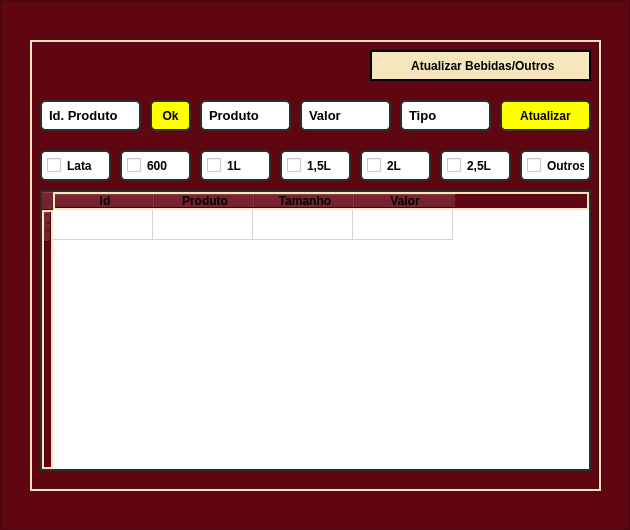
<?xml version="1.0" encoding="UTF-8"?>
<ui version="4.0">
 <class>Dialog</class>
 <widget class="QDialog" name="Dialog">
  <property name="geometry">
   <rect>
    <x>0</x>
    <y>0</y>
    <width>630</width>
    <height>530</height>
   </rect>
  </property>
  <property name="minimumSize">
   <size>
    <width>630</width>
    <height>530</height>
   </size>
  </property>
  <property name="maximumSize">
   <size>
    <width>630</width>
    <height>530</height>
   </size>
  </property>
  <property name="windowTitle">
   <string>Tela de Atualização</string>
  </property>
  <layout class="QHBoxLayout" name="horizontalLayout">
   <property name="spacing">
    <number>0</number>
   </property>
   <property name="leftMargin">
    <number>0</number>
   </property>
   <property name="topMargin">
    <number>0</number>
   </property>
   <property name="rightMargin">
    <number>0</number>
   </property>
   <property name="bottomMargin">
    <number>0</number>
   </property>
   <item>
    <widget class="QFrame" name="frame">
     <property name="styleSheet">
      <string notr="true">background-color: rgb(96, 6, 17);</string>
     </property>
     <property name="frameShape">
      <enum>QFrame::StyledPanel</enum>
     </property>
     <property name="frameShadow">
      <enum>QFrame::Raised</enum>
     </property>
     <widget class="QFrame" name="frame_2">
      <property name="geometry">
       <rect>
        <x>30</x>
        <y>40</y>
        <width>571</width>
        <height>451</height>
       </rect>
      </property>
      <property name="styleSheet">
       <string notr="true">border: 2px solid rgb(245, 230, 189);</string>
      </property>
      <property name="frameShape">
       <enum>QFrame::StyledPanel</enum>
      </property>
      <property name="frameShadow">
       <enum>QFrame::Raised</enum>
      </property>
      <widget class="QCheckBox" name="lata_atualizar">
       <property name="geometry">
        <rect>
         <x>10</x>
         <y>110</y>
         <width>71</width>
         <height>31</height>
        </rect>
       </property>
       <property name="font">
        <font>
         <weight>75</weight>
         <bold>true</bold>
        </font>
       </property>
       <property name="styleSheet">
        <string notr="true">QCheckBox{
	border: 2px solid rgb(45, 45, 45);
 	border-radius: 5px;
    padding: 5px;
     color: rgb(0,0,0);
	background-color: rgb(255, 255, 255);
}
QCheckBox:hover{
	border: 2px solid rgb(55, 55, 55);
    color: rgb(0,0,0);
}
QCheckBox:focus{
	border: 2px solid rgb(255, 207, 0);
     color: rgb(0, 0, 0);
}</string>
       </property>
       <property name="text">
        <string>Lata</string>
       </property>
      </widget>
      <widget class="QCheckBox" name="s600_atualizar">
       <property name="geometry">
        <rect>
         <x>90</x>
         <y>110</y>
         <width>71</width>
         <height>31</height>
        </rect>
       </property>
       <property name="font">
        <font>
         <weight>75</weight>
         <bold>true</bold>
        </font>
       </property>
       <property name="styleSheet">
        <string notr="true">QCheckBox{
	border: 2px solid rgb(45, 45, 45);
 	border-radius: 5px;
    padding: 5px;
     color: rgb(0,0,0);
	background-color: rgb(255, 255, 255);
}
QCheckBox:hover{
	border: 2px solid rgb(55, 55, 55);
    color: rgb(0,0,0);
}
QCheckBox:focus{
	border: 2px solid rgb(255, 207, 0);
     color: rgb(0, 0, 0);
}</string>
       </property>
       <property name="text">
        <string>600</string>
       </property>
      </widget>
      <widget class="QCheckBox" name="umLitro_atualizar">
       <property name="geometry">
        <rect>
         <x>170</x>
         <y>110</y>
         <width>71</width>
         <height>31</height>
        </rect>
       </property>
       <property name="font">
        <font>
         <weight>75</weight>
         <bold>true</bold>
        </font>
       </property>
       <property name="styleSheet">
        <string notr="true">QCheckBox{
	border: 2px solid rgb(45, 45, 45);
 	border-radius: 5px;
    padding: 5px;
     color: rgb(0,0,0);
	background-color: rgb(255, 255, 255);
}
QCheckBox:hover{
	border: 2px solid rgb(55, 55, 55);
    color: rgb(0,0,0);
}
QCheckBox:focus{
	border: 2px solid rgb(255, 207, 0);
     color: rgb(0, 0, 0);
}</string>
       </property>
       <property name="text">
        <string>1L</string>
       </property>
      </widget>
      <widget class="QCheckBox" name="umLmeio_atualizar">
       <property name="geometry">
        <rect>
         <x>250</x>
         <y>110</y>
         <width>71</width>
         <height>31</height>
        </rect>
       </property>
       <property name="font">
        <font>
         <weight>75</weight>
         <bold>true</bold>
        </font>
       </property>
       <property name="styleSheet">
        <string notr="true">QCheckBox{
	border: 2px solid rgb(45, 45, 45);
 	border-radius: 5px;
    padding: 5px;
     color: rgb(0,0,0);
	background-color: rgb(255, 255, 255);
}
QCheckBox:hover{
	border: 2px solid rgb(55, 55, 55);
    color: rgb(0,0,0);
}
QCheckBox:focus{
	border: 2px solid rgb(255, 207, 0);
     color: rgb(0, 0, 0);
}</string>
       </property>
       <property name="text">
        <string>1,5L</string>
       </property>
      </widget>
      <widget class="QCheckBox" name="doisLmeio_atualizar">
       <property name="geometry">
        <rect>
         <x>410</x>
         <y>110</y>
         <width>71</width>
         <height>31</height>
        </rect>
       </property>
       <property name="font">
        <font>
         <weight>75</weight>
         <bold>true</bold>
        </font>
       </property>
       <property name="styleSheet">
        <string notr="true">QCheckBox{
	border: 2px solid rgb(45, 45, 45);
 	border-radius: 5px;
    padding: 5px;
     color: rgb(0,0,0);
	background-color: rgb(255, 255, 255);
}
QCheckBox:hover{
	border: 2px solid rgb(55, 55, 55);
    color: rgb(0,0,0);
}
QCheckBox:focus{
	border: 2px solid rgb(255, 207, 0);
     color: rgb(0, 0, 0);
}</string>
       </property>
       <property name="text">
        <string>2,5L</string>
       </property>
      </widget>
      <widget class="QCheckBox" name="doisLitros_atualizar">
       <property name="geometry">
        <rect>
         <x>330</x>
         <y>110</y>
         <width>71</width>
         <height>31</height>
        </rect>
       </property>
       <property name="font">
        <font>
         <weight>75</weight>
         <bold>true</bold>
        </font>
       </property>
       <property name="styleSheet">
        <string notr="true">QCheckBox{
	border: 2px solid rgb(45, 45, 45);
 	border-radius: 5px;
    padding: 5px;
     color: rgb(0,0,0);
	background-color: rgb(255, 255, 255);
}
QCheckBox:hover{
	border: 2px solid rgb(55, 55, 55);
    color: rgb(0,0,0);
}
QCheckBox:focus{
	border: 2px solid rgb(255, 207, 0);
     color: rgb(0, 0, 0);
}</string>
       </property>
       <property name="text">
        <string>2L</string>
       </property>
      </widget>
      <widget class="QLineEdit" name="id_atualizar_bebidas">
       <property name="geometry">
        <rect>
         <x>10</x>
         <y>60</y>
         <width>101</width>
         <height>31</height>
        </rect>
       </property>
       <property name="font">
        <font>
         <pointsize>10</pointsize>
         <weight>75</weight>
         <bold>true</bold>
         <kerning>true</kerning>
        </font>
       </property>
       <property name="styleSheet">
        <string notr="true">QLineEdit{
	border: 2px solid rgb(45, 45, 45);
 	border-radius: 5px;
    padding: 5px;
     color: rgb(255,275,275);
	background-color: rgb(255, 255, 255);
}
QLineEdit:hover{
	border: 2px solid rgb(55, 55, 55);
    color: rgb(0,0,0);
}
QLineEdit:focus{
	border: 2px solid rgb(255, 207, 0);
     color: rgb(0, 0, 0);
}</string>
       </property>
       <property name="text">
        <string/>
       </property>
       <property name="placeholderText">
        <string>Id. Produto</string>
       </property>
      </widget>
      <widget class="QFrame" name="frame_8">
       <property name="geometry">
        <rect>
         <x>340</x>
         <y>10</y>
         <width>221</width>
         <height>31</height>
        </rect>
       </property>
       <property name="styleSheet">
        <string notr="true">background-color: rgb(245, 230, 189);
border: 2px solid rgb(255, 275, 275);
border-radius: 0px;</string>
       </property>
       <property name="frameShape">
        <enum>QFrame::StyledPanel</enum>
       </property>
       <property name="frameShadow">
        <enum>QFrame::Raised</enum>
       </property>
       <widget class="QLabel" name="label_12">
        <property name="geometry">
         <rect>
          <x>30</x>
          <y>6</y>
          <width>171</width>
          <height>20</height>
         </rect>
        </property>
        <property name="font">
         <font>
          <weight>75</weight>
          <bold>true</bold>
         </font>
        </property>
        <property name="styleSheet">
         <string notr="true">QLabel{
border: 2px solid rgb(245, 230, 189);

}</string>
        </property>
        <property name="text">
         <string>  Atualizar Bebidas/Outros</string>
        </property>
       </widget>
      </widget>
      <widget class="QPushButton" name="ok_atualizar">
       <property name="geometry">
        <rect>
         <x>120</x>
         <y>60</y>
         <width>41</width>
         <height>31</height>
        </rect>
       </property>
       <property name="font">
        <font>
         <weight>75</weight>
         <bold>true</bold>
        </font>
       </property>
       <property name="styleSheet">
        <string notr="true">QPushButton{
	border: 2px solid rgb(45, 45, 45);
 	border-radius: 5px;
    padding: 5px;
     color: rgb(255,275,275);
	background-color: rgb(255, 255, 0);
}
QPushButton:hover{
	border: 2px solid rgb(55, 55, 55);
    color: rgb(0,0,0);
}
QPushButton:focus{
	border: 2px solid rgb(255, 207, 0);
     color: rgb(0, 0, 0);
}</string>
       </property>
       <property name="text">
        <string>Ok</string>
       </property>
      </widget>
      <widget class="QCheckBox" name="outros_atualizar">
       <property name="geometry">
        <rect>
         <x>490</x>
         <y>110</y>
         <width>71</width>
         <height>31</height>
        </rect>
       </property>
       <property name="font">
        <font>
         <weight>75</weight>
         <bold>true</bold>
        </font>
       </property>
       <property name="styleSheet">
        <string notr="true">QCheckBox{
	border: 2px solid rgb(45, 45, 45);
 	border-radius: 5px;
    padding: 5px;
     color: rgb(0,0,0);
	background-color: rgb(255, 255, 255);
}
QCheckBox:hover{
	border: 2px solid rgb(55, 55, 55);
    color: rgb(0,0,0);
}
QCheckBox:focus{
	border: 2px solid rgb(255, 207, 0);
     color: rgb(0, 0, 0);
}</string>
       </property>
       <property name="text">
        <string>Outros</string>
       </property>
      </widget>
      <widget class="QLineEdit" name="produto_atualizar">
       <property name="geometry">
        <rect>
         <x>170</x>
         <y>60</y>
         <width>91</width>
         <height>31</height>
        </rect>
       </property>
       <property name="font">
        <font>
         <pointsize>10</pointsize>
         <weight>75</weight>
         <bold>true</bold>
         <kerning>true</kerning>
        </font>
       </property>
       <property name="styleSheet">
        <string notr="true">QLineEdit{
	border: 2px solid rgb(45, 45, 45);
 	border-radius: 5px;
    padding: 5px;
     color: rgb(255,275,275);
	background-color: rgb(255, 255, 255);
}
QLineEdit:hover{
	border: 2px solid rgb(55, 55, 55);
    color: rgb(0,0,0);
}
QLineEdit:focus{
	border: 2px solid rgb(255, 207, 0);
     color: rgb(0, 0, 0);
}</string>
       </property>
       <property name="text">
        <string/>
       </property>
       <property name="placeholderText">
        <string>Produto</string>
       </property>
      </widget>
      <widget class="QLineEdit" name="valor_atualizar">
       <property name="geometry">
        <rect>
         <x>270</x>
         <y>60</y>
         <width>91</width>
         <height>31</height>
        </rect>
       </property>
       <property name="font">
        <font>
         <pointsize>10</pointsize>
         <weight>75</weight>
         <bold>true</bold>
         <kerning>true</kerning>
        </font>
       </property>
       <property name="styleSheet">
        <string notr="true">QLineEdit{
	border: 2px solid rgb(45, 45, 45);
 	border-radius: 5px;
    padding: 5px;
     color: rgb(255,275,275);
	background-color: rgb(255, 255, 255);
}
QLineEdit:hover{
	border: 2px solid rgb(55, 55, 55);
    color: rgb(0,0,0);
}
QLineEdit:focus{
	border: 2px solid rgb(255, 207, 0);
     color: rgb(0, 0, 0);
}</string>
       </property>
       <property name="text">
        <string/>
       </property>
       <property name="placeholderText">
        <string>Valor</string>
       </property>
      </widget>
      <widget class="QPushButton" name="atualizar_bebidas">
       <property name="geometry">
        <rect>
         <x>470</x>
         <y>60</y>
         <width>91</width>
         <height>31</height>
        </rect>
       </property>
       <property name="font">
        <font>
         <weight>75</weight>
         <bold>true</bold>
        </font>
       </property>
       <property name="styleSheet">
        <string notr="true">QPushButton{
	border: 2px solid rgb(45, 45, 45);
 	border-radius: 5px;
    padding: 5px;
     color: rgb(255,275,275);
	background-color: rgb(255, 255, 0);
}
QPushButton:hover{
	border: 2px solid rgb(55, 55, 55);
    color: rgb(0,0,0);
}
QPushButton:focus{
	border: 2px solid rgb(255, 207, 0);
     color: rgb(0, 0, 0);
}</string>
       </property>
       <property name="text">
        <string>Atualizar</string>
       </property>
      </widget>
      <widget class="QLineEdit" name="tipo_atualizar">
       <property name="geometry">
        <rect>
         <x>370</x>
         <y>60</y>
         <width>91</width>
         <height>31</height>
        </rect>
       </property>
       <property name="font">
        <font>
         <pointsize>10</pointsize>
         <weight>75</weight>
         <bold>true</bold>
         <kerning>true</kerning>
        </font>
       </property>
       <property name="styleSheet">
        <string notr="true">QLineEdit{
	border: 2px solid rgb(45, 45, 45);
 	border-radius: 5px;
    padding: 5px;
     color: rgb(255,275,275);
	background-color: rgb(255, 255, 255);
}
QLineEdit:hover{
	border: 2px solid rgb(55, 55, 55);
    color: rgb(0,0,0);
}
QLineEdit:focus{
	border: 2px solid rgb(255, 207, 0);
     color: rgb(0, 0, 0);
}</string>
       </property>
       <property name="text">
        <string/>
       </property>
       <property name="placeholderText">
        <string>Tipo</string>
       </property>
      </widget>
      <widget class="QTableWidget" name="tableWidget_cadastro_4">
       <property name="geometry">
        <rect>
         <x>10</x>
         <y>150</y>
         <width>551</width>
         <height>281</height>
        </rect>
       </property>
       <property name="font">
        <font>
         <pointsize>8</pointsize>
         <weight>75</weight>
         <bold>true</bold>
        </font>
       </property>
       <property name="whatsThis">
        <string>&lt;html&gt;&lt;head/&gt;&lt;body&gt;&lt;p&gt;&lt;br/&gt;&lt;/p&gt;&lt;/body&gt;&lt;/html&gt;</string>
       </property>
       <property name="styleSheet">
        <string notr="true">QTableWidget{
	border: 2px solid rgb(45, 45, 45);


     color: rgb(0,0,0);
	background-color: rgb(255, 255, 255);
}
QTableWidget:hover{
	
    color: rgb(0,0,0);
}
QTableWidget:focus{
	
     color: rgb(0, 0, 0);
}</string>
       </property>
       <property name="frameShape">
        <enum>QFrame::NoFrame</enum>
       </property>
       <row>
        <property name="text">
         <string>1</string>
        </property>
       </row>
       <column>
        <property name="text">
         <string>Id</string>
        </property>
        <property name="toolTip">
         <string notr="true"/>
        </property>
        <property name="font">
         <font>
          <weight>75</weight>
          <bold>true</bold>
         </font>
        </property>
       </column>
       <column>
        <property name="text">
         <string>Produto</string>
        </property>
        <property name="font">
         <font>
          <weight>75</weight>
          <bold>true</bold>
         </font>
        </property>
       </column>
       <column>
        <property name="text">
         <string>Tamanho</string>
        </property>
        <property name="font">
         <font>
          <weight>75</weight>
          <bold>true</bold>
         </font>
        </property>
       </column>
       <column>
        <property name="text">
         <string>Valor</string>
        </property>
        <property name="font">
         <font>
          <weight>75</weight>
          <bold>true</bold>
         </font>
        </property>
       </column>
      </widget>
     </widget>
    </widget>
   </item>
  </layout>
 </widget>
 <resources/>
 <connections/>
</ui>
